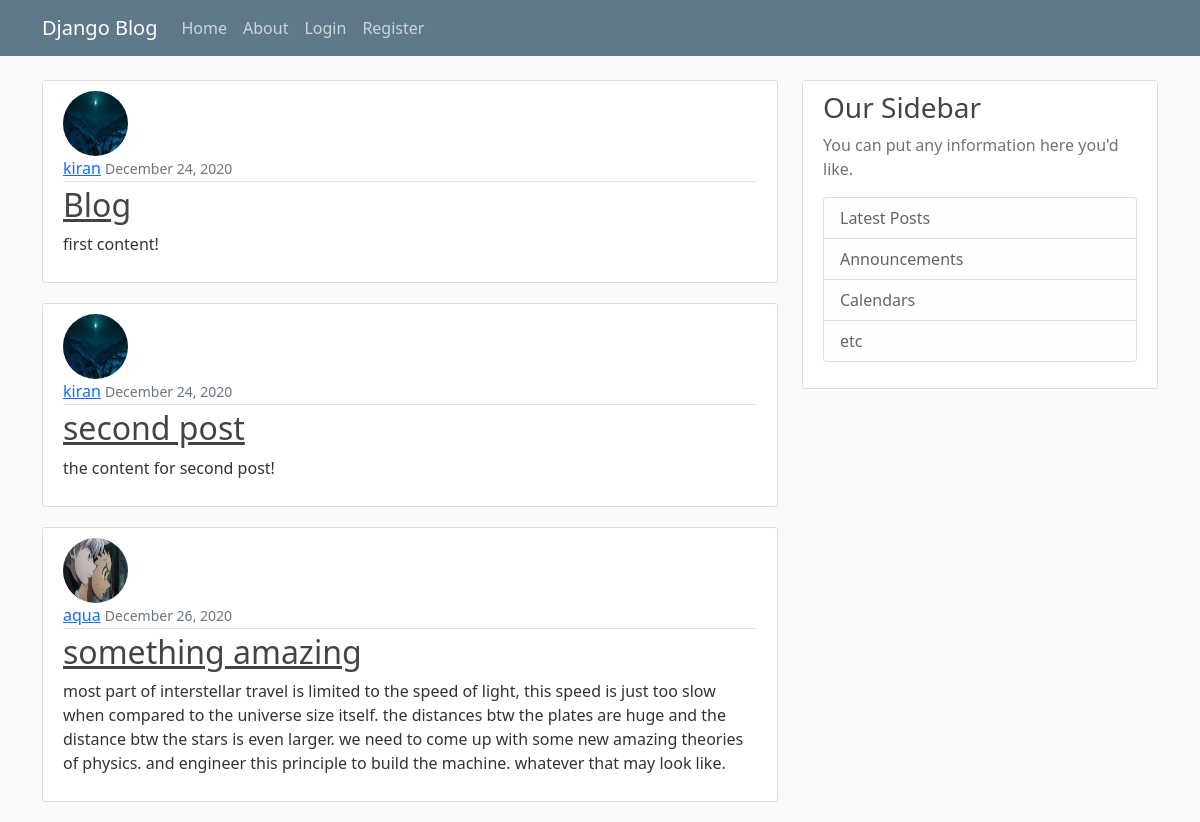
The page / on the database its author committed.
### blog/models.py (models this page shows, shortened)
class Post(models.Model):
    title = models.CharField(max_length=100)
    content = models.TextField()  # unlimited text filed ofc
    date_posted = models.DateTimeField(default=timezone.now)
    author = models.ForeignKey(User, on_delete=models.CASCADE)

### users/models.py (models this page shows, shortened)
class Profile(models.Model):
    user = models.OneToOneField(User, on_delete=models.CASCADE)
    image = models.ImageField(default='default.jpg', upload_to='profile_pics')

### blog/views.py (the view)
# urls.py: path('', views.home, name='blog-home'),
def home(request):
    context = {
        'posts': Post.objects.all()
    }
    return render(request, 'blog/home.html', context)

### blog/templates/blog/home.html
{% extends "blog/base.html" %}
{% block content %}
{% for post in posts %}
<article class="media content-section">
    <img class="rounded-circle article-img" src="{{ post.author.profile.image.url }}">
    <div class="media-body">
        <div class="article-metadata">
            <a class="mr-2" href="#">{{ post.author }}</a>
            <small class="text-muted">{{ post.date_posted|date:"F d, Y" }}</small>
        </div>
        <h2><a class="article-title" href="#">{{ post.title }}</a></h2>
        <p class="article-content">{{ post.content }}</p>
    </div>
</article>
{% endfor %}
{% endblock content %}

### blog/templates/blog/base.html (shortened to what this page needs)
{% load static %}
<!DOCTYPE html>
<html>
<head>
    <link href="https://cdn.jsdelivr.net/npm/bootstrap@5.0.0-beta1/dist/css/bootstrap.min.css" rel="stylesheet"
>
    <link rel="stylesheet" type="text/css" href="{% static 'blog/main.css'  %}">
</head>
<body>
    <header class="site-header">
        <nav class="navbar navbar-expand-md navbar-dark bg-steel fixed-top">
            <div class="container">
                <a class="navbar-brand mr-4" href="{% url 'blog-home' %}">Django Blog</a>
                <div class="collapse navbar-collapse" id="navbarToggle">
                    <div class="navbar-nav mr-auto">
                        <a class="nav-item nav-link" href="{% url 'blog-home' %}">Home</a>
                        <a class="nav-item nav-link" href="{% url 'blog-about' %}">About</a>
                    </div>
                    <div class="navbar-nav">
                        {% if user.is_authenticated %}
                            <a class="nav-item nav-link" href="{% url 'profile' %}">Profile</a>
                            <a class="nav-item nav-link" href="{% url 'logout' %}">Logout</a>
                        {% else %}
                            <a class="nav-item nav-link" href="{% url 'login' %}">Login</a>
                            <a class="nav-item nav-link" href="{% url 'register' %}">Register</a>
                        {% endif %}
                    </div>
                </div>
            </div>
        </nav>
    </header>
    <main role="main" class="container">
        <div class="row">
            <div class="col-md-8">
                {% block content %}{% endblock %}
            </div>
            <div class="col-md-4">
                <div class="content-section">
                    <h3>Our Sidebar</h3>
                    <p class='text-muted'>You can put any information here you'd like.
                    <ul class="list-group">
                        <li class="list-group-item list-group-item-light">Latest Posts</li>
                        <li class="list-group-item list-group-item-light">Announcements</li>
                        <li class="list-group-item list-group-item-light">Calendars</li>
                        <li class="list-group-item list-group-item-light">etc</li>
                    </ul>
                    </p>
                </div>
            </div>
        </div>
    </main>
</body>
</html>

### blog/static/blog/main.css (style rules this page uses)
body { background: #fafafa; color: #333333; margin-top: 5rem; }
h1, h2, h3, h4, h5, h6 { color: #444444; }
ul { margin: 0; }
.bg-steel { background-color: #5f788a; }
.site-header .navbar-nav .nav-link { color: #cbd5db; }
.content-section { background: #ffffff; padding: 10px 20px; border: 1px solid #dddddd; border-radius: 3px; margin-bottom: 20px; }
.article-title { color: #444444; }
.article-content { white-space: pre-line; }
.article-img { height: 65px; width: 65px; margin-right: 16px; }
.article-metadata { padding-bottom: 1px; margin-bottom: 4px; border-bottom: 1px solid #e3e3e3 }

### rows shown on the page
Post: author.profile.image (picture), author "kiran", date_posted "December 24, 2020", title "Blog", content "first content!"
Post: author.profile.image (picture), author "kiran", date_posted "December 24, 2020", title "second post", content "the content for second post!"
Post: author.profile.image (placeholder picture), author "aqua", date_posted "December 26, 2020", title "something amazing", content "most part of interstellar travel is limited to the speed of light, this speed is just too slow when compared to the universe size itself. the distances btw the plates are huge and the distance btw the stars is even larger. we need to come up with some new amazing theories of physics. and engineer this principle to build the machine. whatever that may look like."
